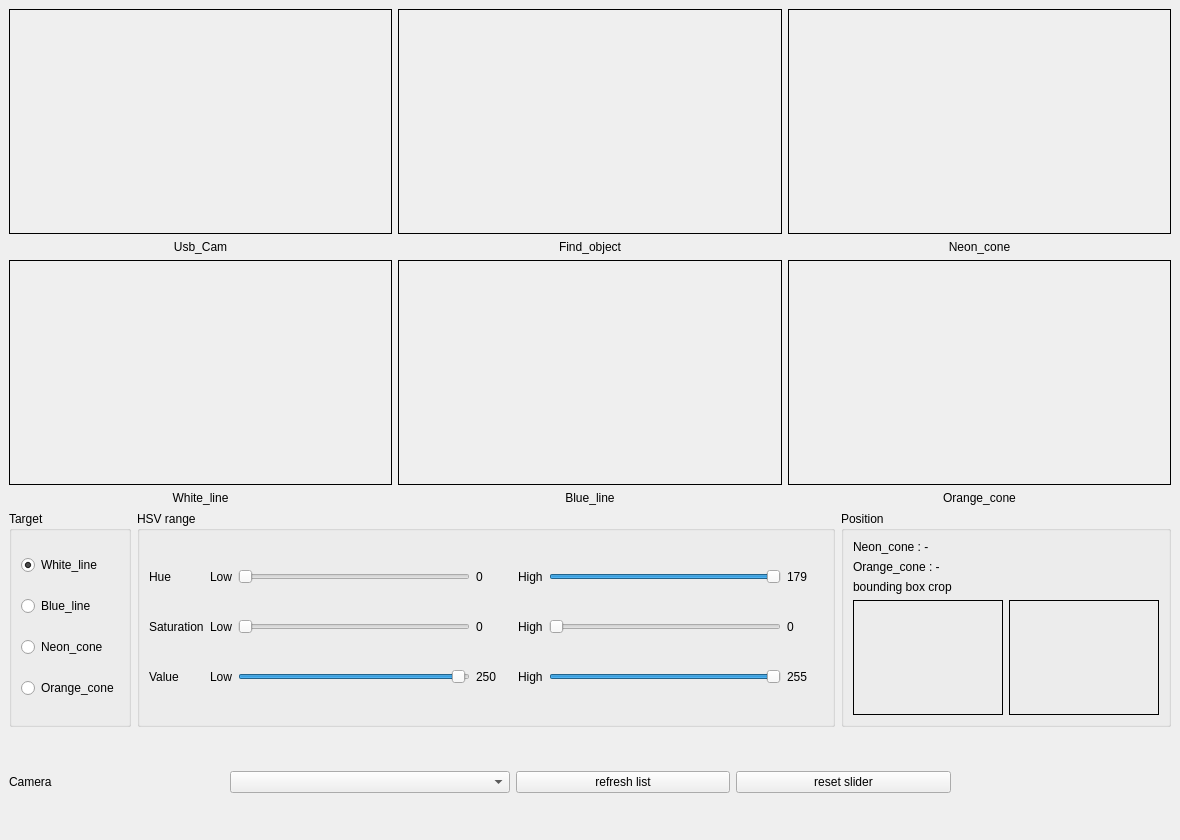
<?xml version="1.0" encoding="UTF-8"?>
<ui version="4.0">
 <class>MainWindowDesign</class>
 <widget class="QMainWindow" name="MainWindowDesign">
  <property name="geometry">
   <rect>
    <x>0</x>
    <y>0</y>
    <width>1180</width>
    <height>840</height>
   </rect>
  </property>
  <property name="windowTitle">
   <string>CV HW2 - Cone Position</string>
  </property>
  <property name="windowIcon">
   <iconset resource="../resources/images.qrc">
    <normaloff>:/images/icon.png</normaloff>:/images/icon.png</iconset>
  </property>
  <widget class="QWidget" name="centralwidget">
   <layout class="QVBoxLayout" name="mainLayout">
    <item>
     <layout class="QGridLayout" name="viewLayout">
        <item row="0" column="0">
         <layout class="QVBoxLayout" name="layout_labelSource">
          <item>
         <widget class="QLabel" name="labelSource">
          <property name="minimumSize">
          <size>
           <width>300</width>
           <height>225</height>
          </size>
          </property>
          <property name="frameShape">
           <enum>QFrame::Box</enum>
          </property>
          <property name="text">
           <string></string>
          </property>
          <property name="alignment">
           <set>Qt::AlignCenter</set>
          </property>
         </widget>
          </item>
          <item>
         <widget class="QLabel" name="captionSource">
          <property name="text">
           <string>Usb_Cam</string>
          </property>
          <property name="alignment">
           <set>Qt::AlignCenter</set>
          </property>
         </widget>
          </item>
         </layout>
        </item>
        <item row="0" column="1">
         <layout class="QVBoxLayout" name="layout_labelResult">
          <item>
         <widget class="QLabel" name="labelResult">
          <property name="minimumSize">
          <size>
           <width>300</width>
           <height>225</height>
          </size>
          </property>
          <property name="frameShape">
           <enum>QFrame::Box</enum>
          </property>
          <property name="text">
           <string></string>
          </property>
          <property name="alignment">
           <set>Qt::AlignCenter</set>
          </property>
         </widget>
          </item>
          <item>
         <widget class="QLabel" name="captionResult">
          <property name="text">
           <string>Find_object</string>
          </property>
          <property name="alignment">
           <set>Qt::AlignCenter</set>
          </property>
         </widget>
          </item>
         </layout>
        </item>
        <item row="0" column="2">
         <layout class="QVBoxLayout" name="layout_labelNeon">
          <item>
         <widget class="QLabel" name="labelNeon">
          <property name="minimumSize">
          <size>
           <width>300</width>
           <height>225</height>
          </size>
          </property>
          <property name="frameShape">
           <enum>QFrame::Box</enum>
          </property>
          <property name="text">
           <string></string>
          </property>
          <property name="alignment">
           <set>Qt::AlignCenter</set>
          </property>
         </widget>
          </item>
          <item>
         <widget class="QLabel" name="captionNeon">
          <property name="text">
           <string>Neon_cone</string>
          </property>
          <property name="alignment">
           <set>Qt::AlignCenter</set>
          </property>
         </widget>
          </item>
         </layout>
        </item>
        <item row="1" column="0">
         <layout class="QVBoxLayout" name="layout_labelWhite">
          <item>
         <widget class="QLabel" name="labelWhite">
          <property name="minimumSize">
          <size>
           <width>300</width>
           <height>225</height>
          </size>
          </property>
          <property name="frameShape">
           <enum>QFrame::Box</enum>
          </property>
          <property name="text">
           <string></string>
          </property>
          <property name="alignment">
           <set>Qt::AlignCenter</set>
          </property>
         </widget>
          </item>
          <item>
         <widget class="QLabel" name="captionWhite">
          <property name="text">
           <string>White_line</string>
          </property>
          <property name="alignment">
           <set>Qt::AlignCenter</set>
          </property>
         </widget>
          </item>
         </layout>
        </item>
        <item row="1" column="1">
         <layout class="QVBoxLayout" name="layout_labelBlue">
          <item>
         <widget class="QLabel" name="labelBlue">
          <property name="minimumSize">
          <size>
           <width>300</width>
           <height>225</height>
          </size>
          </property>
          <property name="frameShape">
           <enum>QFrame::Box</enum>
          </property>
          <property name="text">
           <string></string>
          </property>
          <property name="alignment">
           <set>Qt::AlignCenter</set>
          </property>
         </widget>
          </item>
          <item>
         <widget class="QLabel" name="captionBlue">
          <property name="text">
           <string>Blue_line</string>
          </property>
          <property name="alignment">
           <set>Qt::AlignCenter</set>
          </property>
         </widget>
          </item>
         </layout>
        </item>
        <item row="1" column="2">
         <layout class="QVBoxLayout" name="layout_labelOrange">
          <item>
         <widget class="QLabel" name="labelOrange">
          <property name="minimumSize">
          <size>
           <width>300</width>
           <height>225</height>
          </size>
          </property>
          <property name="frameShape">
           <enum>QFrame::Box</enum>
          </property>
          <property name="text">
           <string></string>
          </property>
          <property name="alignment">
           <set>Qt::AlignCenter</set>
          </property>
         </widget>
          </item>
          <item>
         <widget class="QLabel" name="captionOrange">
          <property name="text">
           <string>Orange_cone</string>
          </property>
          <property name="alignment">
           <set>Qt::AlignCenter</set>
          </property>
         </widget>
          </item>
         </layout>
        </item>
     </layout>
    </item>
    <item>
     <layout class="QHBoxLayout" name="controlLayout">
      <item>
       <widget class="QGroupBox" name="groupTarget">
        <property name="title">
         <string>Target</string>
        </property>
        <layout class="QVBoxLayout" name="targetLayout">
         <item>
         <widget class="QRadioButton" name="radioWhite">
          <property name="text">
           <string>White_line</string>
          </property>
          <property name="checked">
           <bool>true</bool>
          </property>
         </widget>
         </item>
         <item>
         <widget class="QRadioButton" name="radioBlue">
          <property name="text">
           <string>Blue_line</string>
          </property>
         </widget>
         </item>
         <item>
         <widget class="QRadioButton" name="radioNeon">
          <property name="text">
           <string>Neon_cone</string>
          </property>
         </widget>
         </item>
         <item>
         <widget class="QRadioButton" name="radioOrange">
          <property name="text">
           <string>Orange_cone</string>
          </property>
         </widget>
         </item>
        </layout>
       </widget>
      </item>
      <item>
       <widget class="QGroupBox" name="groupHsv">
        <property name="title">
         <string>HSV range</string>
        </property>
        <layout class="QGridLayout" name="hsvLayout">
        <item row="0" column="0">
         <widget class="QLabel" name="labelTitleH">
          <property name="text">
           <string>Hue</string>
          </property>
         </widget>
        </item>
        <item row="0" column="1">
         <widget class="QLabel" name="labelLowTitleH">
          <property name="text">
           <string>Low</string>
          </property>
         </widget>
        </item>
        <item row="0" column="2">
         <widget class="QSlider" name="sliderHLow">
          <property name="minimum">
           <number>0</number>
          </property>
          <property name="maximum">
           <number>179</number>
          </property>
          <property name="value">
           <number>0</number>
          </property>
          <property name="minimumSize">
          <size>
           <width>110</width>
           <height>0</height>
          </size>
          </property>
          <property name="orientation">
           <enum>Qt::Horizontal</enum>
          </property>
         </widget>
        </item>
        <item row="0" column="3">
         <widget class="QLabel" name="labelHLow">
          <property name="minimumSize">
          <size>
           <width>36</width>
           <height>0</height>
          </size>
          </property>
          <property name="text">
           <string>0</string>
          </property>
         </widget>
        </item>
        <item row="0" column="4">
         <widget class="QLabel" name="labelHighTitleH">
          <property name="text">
           <string>High</string>
          </property>
         </widget>
        </item>
        <item row="0" column="5">
         <widget class="QSlider" name="sliderHHigh">
          <property name="minimum">
           <number>0</number>
          </property>
          <property name="maximum">
           <number>179</number>
          </property>
          <property name="value">
           <number>179</number>
          </property>
          <property name="minimumSize">
          <size>
           <width>110</width>
           <height>0</height>
          </size>
          </property>
          <property name="orientation">
           <enum>Qt::Horizontal</enum>
          </property>
         </widget>
        </item>
        <item row="0" column="6">
         <widget class="QLabel" name="labelHHigh">
          <property name="minimumSize">
          <size>
           <width>36</width>
           <height>0</height>
          </size>
          </property>
          <property name="text">
           <string>179</string>
          </property>
         </widget>
        </item>
        <item row="1" column="0">
         <widget class="QLabel" name="labelTitleS">
          <property name="text">
           <string>Saturation</string>
          </property>
         </widget>
        </item>
        <item row="1" column="1">
         <widget class="QLabel" name="labelLowTitleS">
          <property name="text">
           <string>Low</string>
          </property>
         </widget>
        </item>
        <item row="1" column="2">
         <widget class="QSlider" name="sliderSLow">
          <property name="minimum">
           <number>0</number>
          </property>
          <property name="maximum">
           <number>255</number>
          </property>
          <property name="value">
           <number>0</number>
          </property>
          <property name="minimumSize">
          <size>
           <width>110</width>
           <height>0</height>
          </size>
          </property>
          <property name="orientation">
           <enum>Qt::Horizontal</enum>
          </property>
         </widget>
        </item>
        <item row="1" column="3">
         <widget class="QLabel" name="labelSLow">
          <property name="minimumSize">
          <size>
           <width>36</width>
           <height>0</height>
          </size>
          </property>
          <property name="text">
           <string>0</string>
          </property>
         </widget>
        </item>
        <item row="1" column="4">
         <widget class="QLabel" name="labelHighTitleS">
          <property name="text">
           <string>High</string>
          </property>
         </widget>
        </item>
        <item row="1" column="5">
         <widget class="QSlider" name="sliderSHigh">
          <property name="minimum">
           <number>0</number>
          </property>
          <property name="maximum">
           <number>255</number>
          </property>
          <property name="value">
           <number>0</number>
          </property>
          <property name="minimumSize">
          <size>
           <width>110</width>
           <height>0</height>
          </size>
          </property>
          <property name="orientation">
           <enum>Qt::Horizontal</enum>
          </property>
         </widget>
        </item>
        <item row="1" column="6">
         <widget class="QLabel" name="labelSHigh">
          <property name="minimumSize">
          <size>
           <width>36</width>
           <height>0</height>
          </size>
          </property>
          <property name="text">
           <string>0</string>
          </property>
         </widget>
        </item>
        <item row="2" column="0">
         <widget class="QLabel" name="labelTitleV">
          <property name="text">
           <string>Value</string>
          </property>
         </widget>
        </item>
        <item row="2" column="1">
         <widget class="QLabel" name="labelLowTitleV">
          <property name="text">
           <string>Low</string>
          </property>
         </widget>
        </item>
        <item row="2" column="2">
         <widget class="QSlider" name="sliderVLow">
          <property name="minimum">
           <number>0</number>
          </property>
          <property name="maximum">
           <number>255</number>
          </property>
          <property name="value">
           <number>250</number>
          </property>
          <property name="minimumSize">
          <size>
           <width>110</width>
           <height>0</height>
          </size>
          </property>
          <property name="orientation">
           <enum>Qt::Horizontal</enum>
          </property>
         </widget>
        </item>
        <item row="2" column="3">
         <widget class="QLabel" name="labelVLow">
          <property name="minimumSize">
          <size>
           <width>36</width>
           <height>0</height>
          </size>
          </property>
          <property name="text">
           <string>250</string>
          </property>
         </widget>
        </item>
        <item row="2" column="4">
         <widget class="QLabel" name="labelHighTitleV">
          <property name="text">
           <string>High</string>
          </property>
         </widget>
        </item>
        <item row="2" column="5">
         <widget class="QSlider" name="sliderVHigh">
          <property name="minimum">
           <number>0</number>
          </property>
          <property name="maximum">
           <number>255</number>
          </property>
          <property name="value">
           <number>255</number>
          </property>
          <property name="minimumSize">
          <size>
           <width>110</width>
           <height>0</height>
          </size>
          </property>
          <property name="orientation">
           <enum>Qt::Horizontal</enum>
          </property>
         </widget>
        </item>
        <item row="2" column="6">
         <widget class="QLabel" name="labelVHigh">
          <property name="minimumSize">
          <size>
           <width>36</width>
           <height>0</height>
          </size>
          </property>
          <property name="text">
           <string>255</string>
          </property>
         </widget>
        </item>
        </layout>
       </widget>
      </item>
      <item>
       <widget class="QGroupBox" name="groupPosition">
        <property name="title">
         <string>Position</string>
        </property>
        <layout class="QGridLayout" name="positionLayout">
        <item row="0" column="0">
         <widget class="QLabel" name="labelNeonPos">
          <property name="text">
           <string>Neon_cone : -</string>
          </property>
         </widget>
        </item>
        <item row="1" column="0">
         <widget class="QLabel" name="labelOrangePos">
          <property name="text">
           <string>Orange_cone : -</string>
          </property>
         </widget>
        </item>
        <item row="2" column="0">
         <widget class="QLabel" name="captionCrop">
          <property name="text">
           <string>bounding box crop</string>
          </property>
         </widget>
        </item>
        <item row="3" column="0">
         <layout class="QHBoxLayout" name="cropLayout">
          <item>
         <widget class="QLabel" name="labelNeonCrop">
          <property name="minimumSize">
          <size>
           <width>150</width>
           <height>115</height>
          </size>
          </property>
          <property name="frameShape">
           <enum>QFrame::Box</enum>
          </property>
          <property name="text">
           <string></string>
          </property>
          <property name="alignment">
           <set>Qt::AlignCenter</set>
          </property>
         </widget>
          </item>
          <item>
         <widget class="QLabel" name="labelOrangeCrop">
          <property name="minimumSize">
          <size>
           <width>150</width>
           <height>115</height>
          </size>
          </property>
          <property name="frameShape">
           <enum>QFrame::Box</enum>
          </property>
          <property name="text">
           <string></string>
          </property>
          <property name="alignment">
           <set>Qt::AlignCenter</set>
          </property>
         </widget>
          </item>
         </layout>
        </item>
        </layout>
       </widget>
      </item>
     </layout>
    </item>
    <item>
     <layout class="QHBoxLayout" name="bottomLayout">
      <item>
         <widget class="QLabel" name="labelCameraTitle">
          <property name="text">
           <string>Camera</string>
          </property>
         </widget>
      </item>
      <item>
       <widget class="QComboBox" name="comboCamera">
        <property name="minimumSize">
        <size>
         <width>280</width>
         <height>0</height>
        </size>
        </property>
       </widget>
      </item>
      <item>
         <widget class="QPushButton" name="btnRefresh">
          <property name="minimumSize">
          <size>
           <width>120</width>
           <height>0</height>
          </size>
          </property>
          <property name="text">
           <string>refresh list</string>
          </property>
         </widget>
      </item>
      <item>
         <widget class="QPushButton" name="btnReset">
          <property name="minimumSize">
          <size>
           <width>120</width>
           <height>0</height>
          </size>
          </property>
          <property name="text">
           <string>reset slider</string>
          </property>
         </widget>
      </item>
      <item>
         <widget class="QLabel" name="labelStatus">
          <property name="text">
           <string></string>
          </property>
         </widget>
      </item>
     </layout>
    </item>
   </layout>
  </widget>
 </widget>
 <resources>
  <include location="../resources/images.qrc"/>
 </resources>
 <connections/>
</ui>
